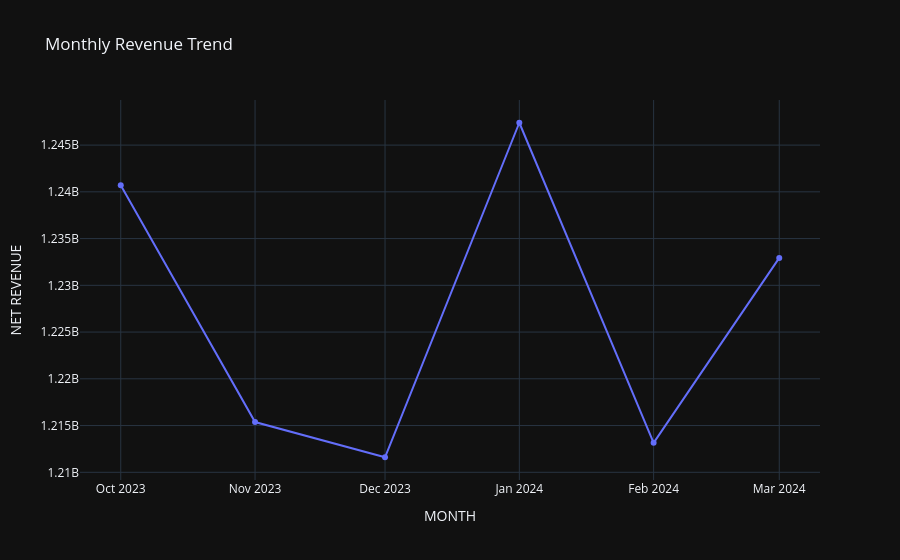

The cell this chart's notebook holds for it:
### Code cell
fig = px.line(
    monthly_revenue,
    x="MONTH",
    y="NET REVENUE",
    markers=True,
    title="Monthly Revenue Trend"
)
fig.show()

### Figure 1 — Plotly figure (JSON) as saved in the notebook; plotly's stock layout.template omitted (floating-point values rounded to 4 significant figures)
{"data": [{"hovertemplate": "MONTH=%{x}<br>NET REVENUE=%{y}<extra></extra>", "legendgroup": "", "line": {"color": "#636efa", "dash": "solid"}, "marker": {"symbol": "circle"}, "mode": "lines+markers", "name": "", "orientation": "v", "showlegend": false, "x": ["2023-10-01", "2023-11-01", "2023-12-01", "2024-01-01", "2024-02-01", "2024-03-01"], "xaxis": "x", "y": [1241000000.0, 1215000000.0, 1212000000.0, 1247000000.0, 1213000000.0, 1233000000.0], "yaxis": "y", "type": "scatter"}], "layout": {"xaxis": {"anchor": "y", "domain": [0.0, 1.0], "title": {"text": "MONTH"}}, "yaxis": {"anchor": "x", "domain": [0.0, 1.0], "title": {"text": "NET REVENUE"}}, "legend": {"tracegroupgap": 0}, "title": {"text": "Monthly Revenue Trend"}}}
